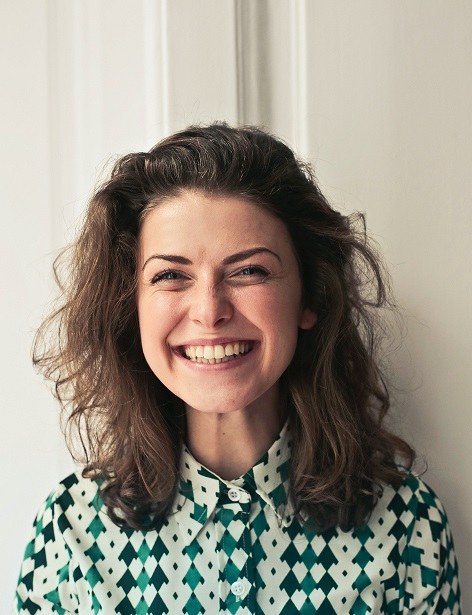
#> input picture HW_01/img/smile.jpg, 472 x 615 px
$ python task_1.py
#> lines starting #> are read from the running program, lines starting #| are printed output that depends on the picture
# ------------------------ task 1 (images) ------------------------

import cv2

# -------------------- smile detection --------------------

img = cv2.imread('img/smile.jpg')
#> img is the input picture: shape (615, 472, 3); mean B, G, R 135.2, 147.4, 153.4
gray = cv2.cvtColor(img, cv2.COLOR_BGR2GRAY)
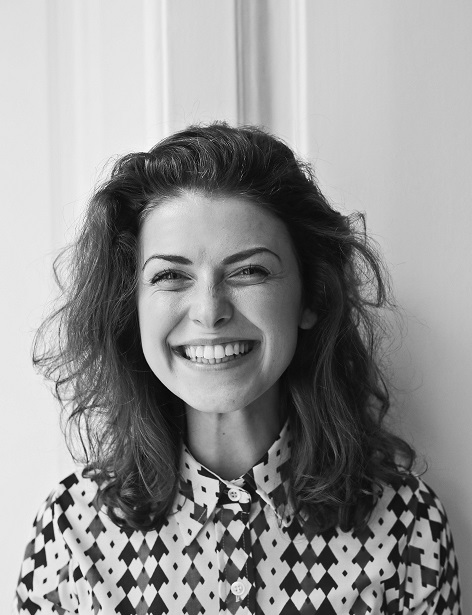
#> gray: shape (615, 472); min 1, max 254, mean 147.7
#> (the run stopped early here; a loop or call above may not have finished)

$ run again, with HW_01/img/eye.jpg copied over HW_01/img/smile.jpg
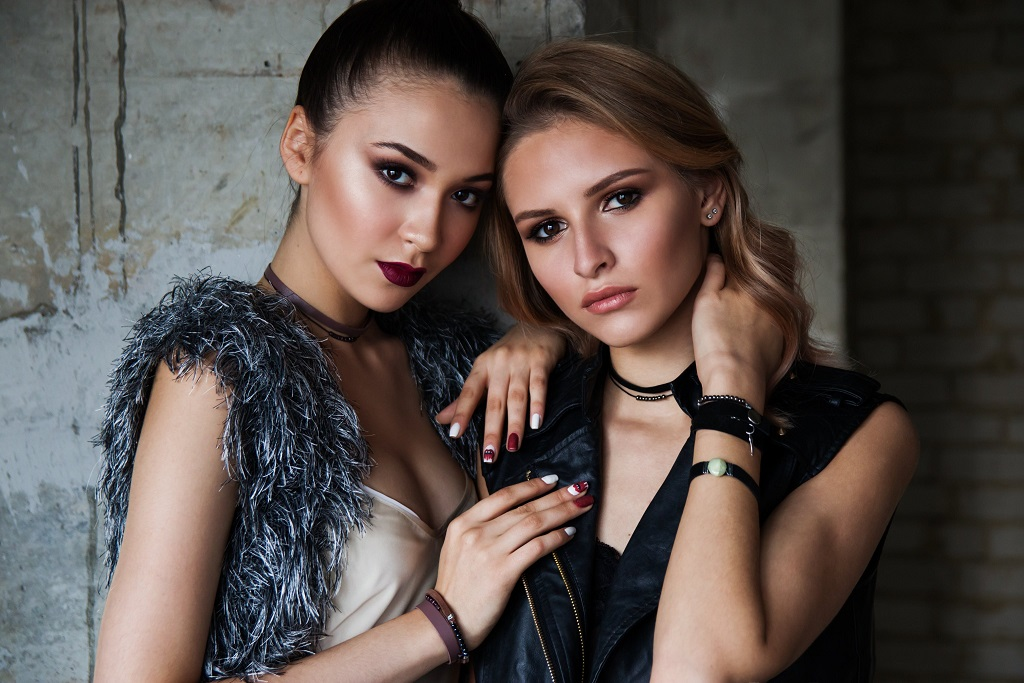
#> input picture HW_01/img/eye.jpg, 1024 x 683 px
#> img is the input picture: shape (683, 1024, 3); mean B, G, R 75.1, 79.4, 89.2
#> `gray = cv2.cvtColor(img, cv2.COLOR_BGR2GRAY)`:
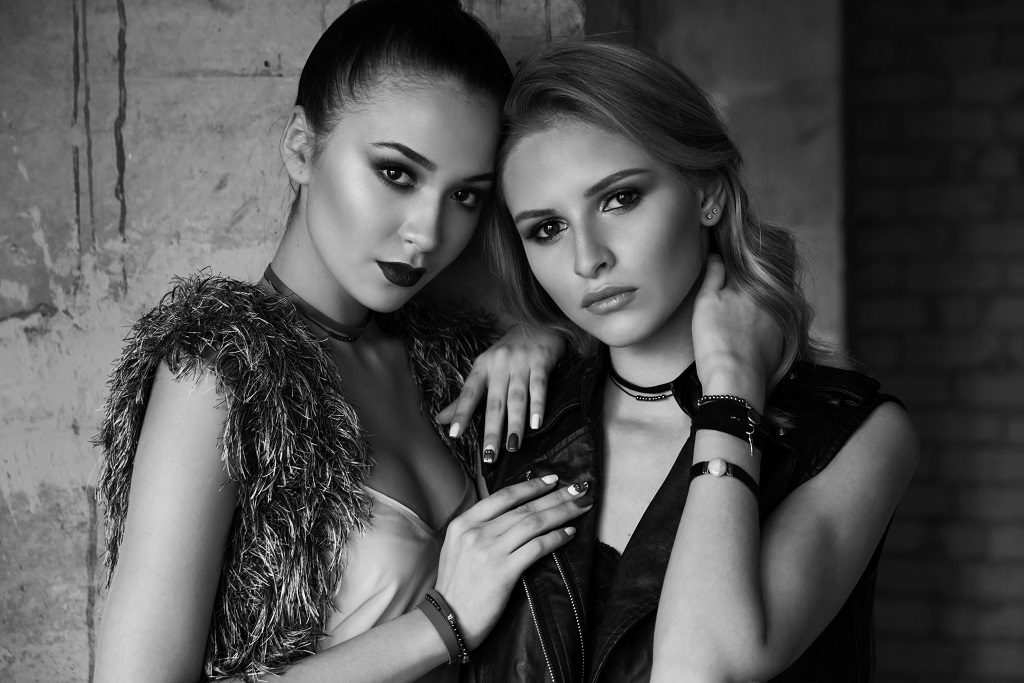
#> gray: shape (683, 1024); min 0, max 255, mean 81.9

$ run again, with HW_01/img/upperbody.jpg copied over HW_01/img/smile.jpg
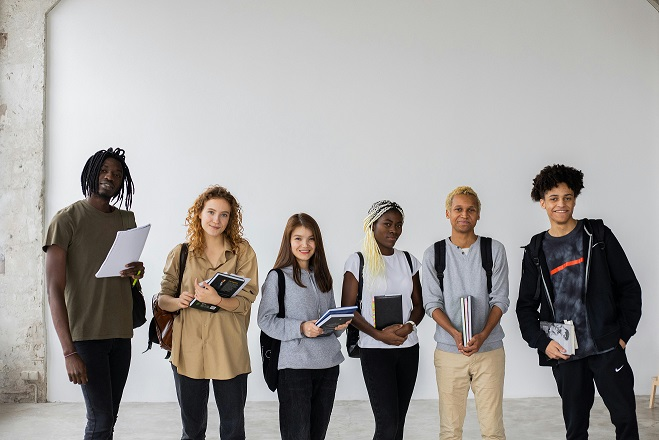
#> input picture HW_01/img/upperbody.jpg, 659 x 440 px
#> img is the input picture: shape (440, 659, 3); mean B, G, R 156.6, 158.8, 162
#> `gray = cv2.cvtColor(img, cv2.COLOR_BGR2GRAY)`:
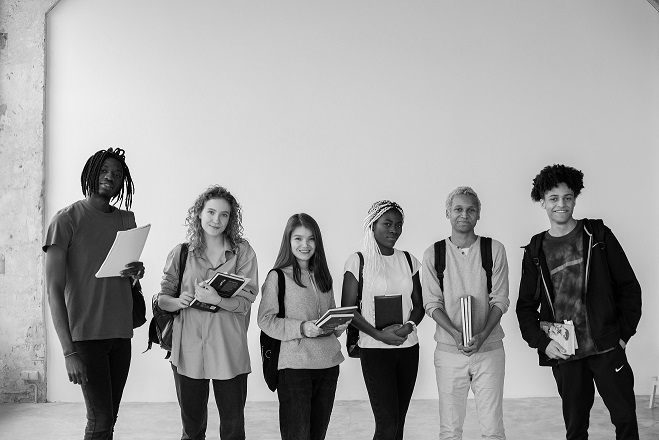
#> gray: shape (440, 659); min 0, max 255, mean 159.5
